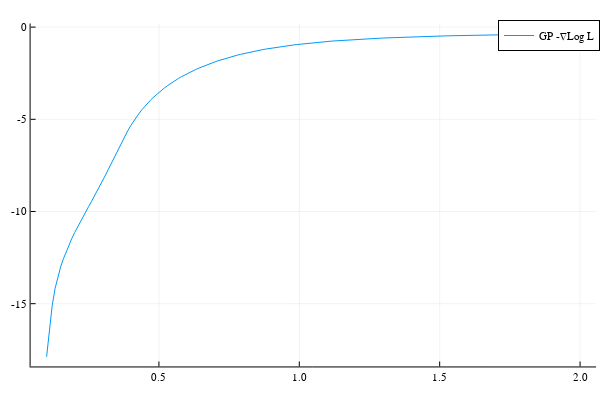

Notebook code for this chart:
### Code cell
plot(hyperparameter_grid, -grad_results_hybrid, label="GP -∇Log L")

### Figure 1 — Plotly figure (JSON) as saved in the notebook; plotly's stock layout.template omitted (floating-point values rounded to 4 significant figures; data arrays with more than 128 entries replaced by an {"elided": "..."} marker saying what was removed)
{"data": [{"colorbar": {"len": 0.9525, "title": {"text": ""}, "x": 0.9934, "y": 0.5139}, "legendgroup": "GP -∇Log L", "line": {"color": "rgba(0, 154, 250, 1.000)", "dash": "solid", "shape": "linear", "width": 1}, "mode": "lines", "name": "GP -∇Log L", "showlegend": true, "type": "scatter", "x": {"elided": "191 float values"}, "xaxis": "x", "y": {"elided": "191 float values"}, "yaxis": "y"}], "layout": {"annotations": [], "height": 400, "legend": {"bgcolor": "rgba(255, 255, 255, 1.000)", "bordercolor": "rgba(0, 0, 0, 1)", "borderwidth": 1, "font": {"color": "rgba(0, 0, 0, 1)", "family": "sans-serif", "size": 11}, "title": {"font": {"color": "rgba(0, 0, 0, 1)", "family": "sans-serif", "size": 15}, "text": ""}, "tracegroupgap": 0, "traceorder": "normal", "x": 1, "xanchor": "auto", "y": 1, "yanchor": "auto"}, "margin": {"b": 20, "l": 0, "r": 0, "t": 20}, "paper_bgcolor": "rgba(255, 255, 255, 1.000)", "plot_bgcolor": "rgba(255, 255, 255, 1.000)", "showlegend": true, "width": 600, "xaxis": {"anchor": "y", "domain": [0.05101, 0.9934], "gridcolor": "rgba(0, 0, 0, 0.1)", "gridwidth": 0.5, "linecolor": "rgba(0, 0, 0, 1)", "mirror": false, "range": [0.043, 2.057], "showgrid": true, "showline": true, "showticklabels": true, "tickangle": 0, "tickcolor": "rgb(0, 0, 0)", "tickfont": {"color": "rgba(0, 0, 0, 1)", "family": "sans-serif", "size": 11}, "tickmode": "array", "ticks": "inside", "ticktext": ["0.5", "1.0", "1.5", "2.0"], "tickvals": [0.5, 1, 1.5, 2], "title": {"font": {"color": "rgba(0, 0, 0, 1)", "family": "sans-serif", "size": 15}, "text": ""}, "type": "linear", "visible": true, "zeroline": false, "zerolinecolor": "rgba(0, 0, 0, 1)"}, "yaxis": {"anchor": "x", "domain": [0.03762, 0.9902], "gridcolor": "rgba(0, 0, 0, 0.1)", "gridwidth": 0.5, "linecolor": "rgba(0, 0, 0, 1)", "mirror": false, "range": [-18.41, 0.1936], "showgrid": true, "showline": true, "showticklabels": true, "tickangle": 0, "tickcolor": "rgb(0, 0, 0)", "tickfont": {"color": "rgba(0, 0, 0, 1)", "family": "sans-serif", "size": 11}, "tickmode": "array", "ticks": "inside", "ticktext": ["-15", "-10", "-5", "0"], "tickvals": [-15, -10, -5, 0], "title": {"font": {"color": "rgba(0, 0, 0, 1)", "family": "sans-serif", "size": 15}, "text": ""}, "type": "linear", "visible": true, "zeroline": false, "zerolinecolor": "rgba(0, 0, 0, 1)"}}}
